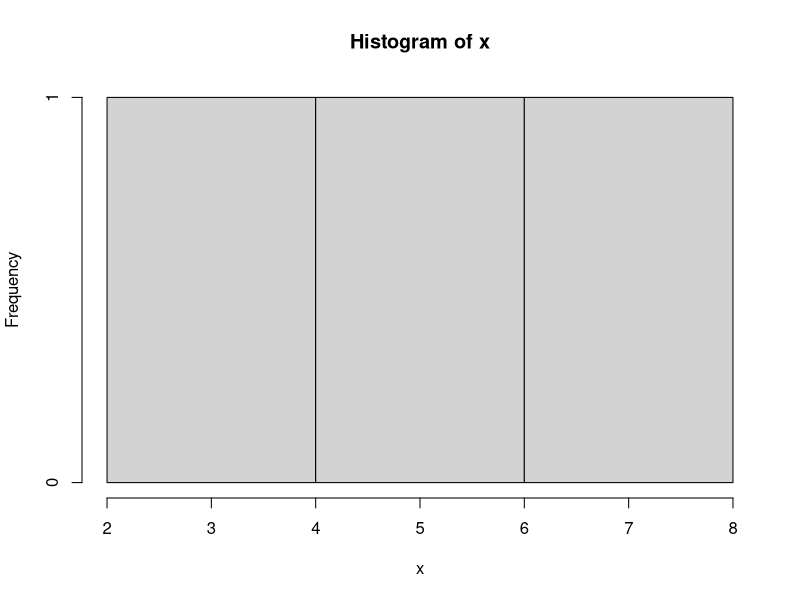
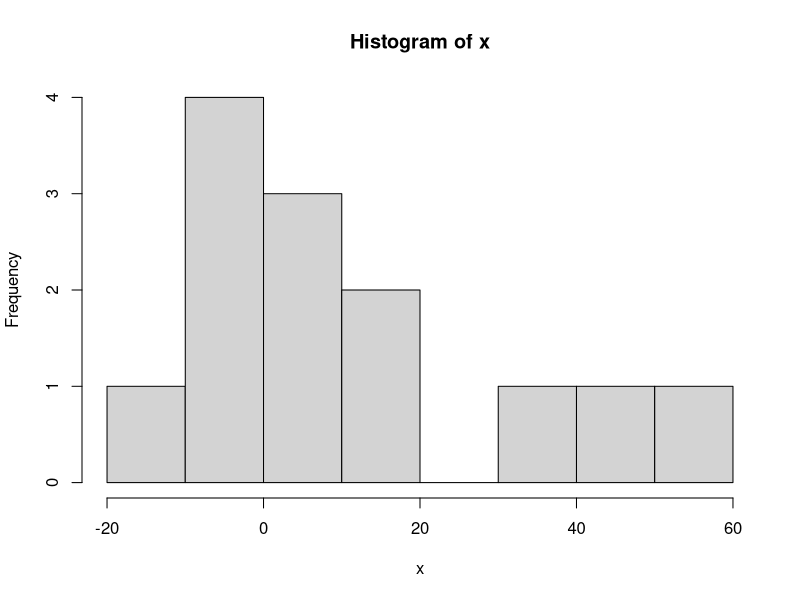
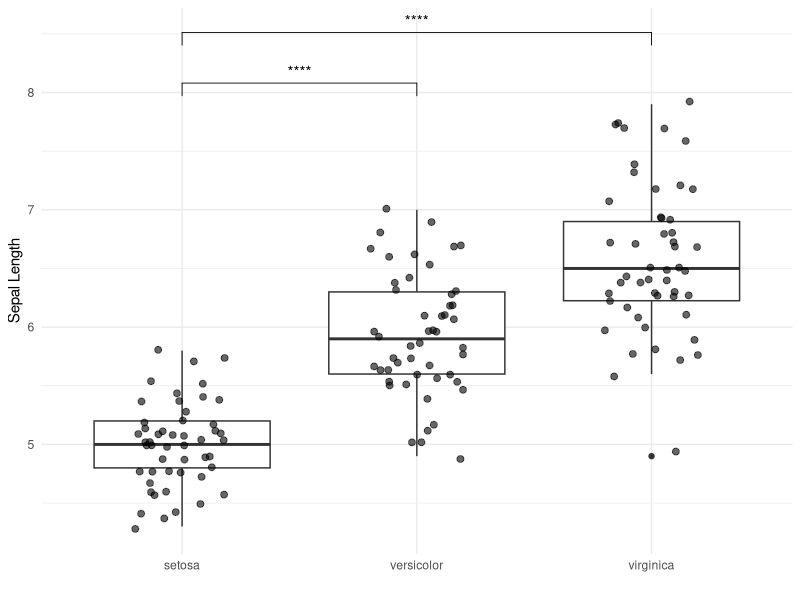

These figures' R source, in order: (Note: this script raises an error after producing the figures.)
## ---- chunk 1
rm(list = ls()) # This clear all R-history and should be included in all code
library(dplyr)  # Library for more elegant data handling
library(ggplot2)# Powerful plotting library
## ---- chunk 2
  set.seed(123)
  n = 3  # Number of datapoints 
  x <- runif(n, min=0,max=10) # Draw from a uniform distribution
  hist(x) # Plot a simple histogram of the data 
  print(shapiro.test(x))
## ---- chunk 3
  set.seed(123)
  n = 10  # Number of datapoints 
  x <- rnorm(n, mean=0, sd=10) # Draw from a uniform distribution
  x <- c(x, c(50, 55, 40))
  hist(x) # Plot a simple histogram of the data 
  print(shapiro.test(x))
## ---- chunk 4
  set.seed(123)
  n = 40  # Number of datapoints 
  x <- replicate(100, mean(runif(n, min=0,max=10))) # Draw from a uniform distribution
## ---- chunk 5
  data(iris)

  iris_setosa <- iris %>% filter(Species == "setosa") # Get a dataframe with only the Setosa species
## ---- chunk 6
  x <- iris %>% filter(Species == "setosa") %>% select(Sepal.Length)
  y <- iris %>% filter(Species == "versicolor") %>% select(Sepal.Length)
  
  t.test(x, y)
  
## ---- chunk 7
  iris_set_ver <- iris %>% filter(Species != "virginica") # Select all rows that is not the Virginica species
  
  t.test(Sepal.Width ~ Species, data=iris_set_ver)
  
## ---- chunk 8
library(ggpubr)  # For significance indicators

# Define the comparisons you want to test
comparisons <- list(
  c("setosa", "versicolor"), 
  c("setosa", "virginica")
)

# Create the boxplot with significance indicators
p <- ggplot(iris, aes(x = Species, y = Sepal.Length)) + 
  geom_boxplot() +  
  geom_jitter(width = 0.2, alpha = 0.6, size = 2) +  
  theme_minimal() +  
  xlab("") +  
  ylab("Sepal Length") +  
  stat_compare_means(comparisons = comparisons, method = "t.test", label = "p.signif")  # Add significance brackets

p
## ---- chunk 9
  set.seed(420)
  n <- 7
  Students <- LETTERS[1:n]
  Exam1 <- rpois(7, 10)
  Exam2 <- Exam1 + (rpois(7,2)) 
  
  Exam_results <- data.frame(Students, Exam1, Exam2) # This is how we bind vectors into a data frame
  Exam_results_long <- pivot_longer(Exam_results,          # Convert the dataframe to the long format
                                    cols = starts_with("Exam"), 
                                    names_to = "Exam", 
                                    values_to = "Score")
## ---- chunk 10

## ---- chunk 11
  Exam_results$diff = Exam_results$Exam2 - Exam_results$Exam1
